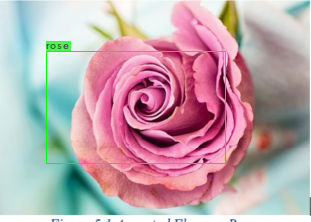
#> input picture Machine Learning/yolo_training/predictions.jpg, 311 x 222 px
$ python slic.py --image ../yolo_training/predictions.jpg   (Python 2 division)
#> lines starting #> are read from the running program, lines starting #| are printed output that depends on the picture
# import the necessary packages
from skimage.segmentation import slic
from skimage.segmentation import mark_boundaries
from skimage.util import img_as_float
from skimage import io
import matplotlib.pyplot as plt
import argparse
import cv2
import numpy as np
import os

# construct the argument parser and parse the arguments
ap = argparse.ArgumentParser()
ap.add_argument("-i", "--image", required = True, help = "Path to the image")
args = vars(ap.parse_args())
#print type(args['image'])
u=args['image']
aaa=u.split('.')
#print type(aaa[0][0])

# load the image and convert it to a floating point data type
image = img_as_float(io.imread(args["image"]))

# loop over the number of segments
#for numSegments in (100, 200, 200):
	# apply SLIC and extract (approximately) the supplied number
	# of segments
image =  cv2.resize(image,(200,200))
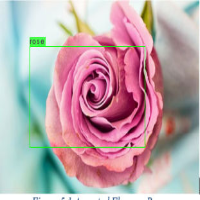
#> image: shape (200, 200, 3) float64; mean R, G, B 0.744, 0.651, 0.674
segments = slic(image, 100, sigma = 4)
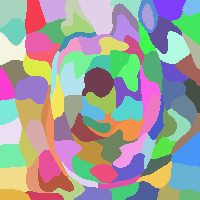
#> segments: shape (200, 200) int64; 97 distinct labels, from 1 to 97; one colour per label, 0 black
aaaaa=[0]*100				# number of pixels in each superpixel

for ii in segments:
	#print type(ii)
	for i in ii:
#		print type(i)
		aaaaa[i]=aaaaa[i]+1
#> after the loop, aaaaa = 100 values, max 857 at index 5, min 0 at index 0, mean 400
a = np.asarray(segments)
#print aaaaa
sumi=0
for i in aaaaa:
	sumi=sumi+i
#> this loop made 100 passes
#> (i, sumi) on passes 2 to 13: (570, 570), (530, 1100), (488, 1588), (378, 1966), (857, 2823), (274, 3097), (276, 3373), (504, 3877), (234, 4111), (372, 4483), (227, 4710), (371, 5081)
#> sumi on pass 1: 0
#> after the loop, sumi = 40000

average=sumi/len(aaaaa)
#> average = 400
#print sumi
#print average

i=0
jj=[]
while i < 100:
	yy=[]
	if aaaaa[i] < average:
		yy.append(1)
		yy.append(0)
	else :
		yy.append(0)
		yy.append(1)
	jj.append(yy)
	i=i+1
#> after the loop, i = 100; jj = 100 pairs, first value 0 to 1, second value 0 to 1
#print jj
hh=np.matrix(jj)
#> hh = 100 pairs, first value 0 to 1, second value 0 to 1
#print hh
''' hhh.csv  has the size of each superpixel'''
np.savetxt("hhh.csv",hh, delimiter=",")
#print aaaaa
os.rename("hhh.csv", "../new/size_"+aaa[0]+".csv")#for ii in segments:
#	print (ii)
a = np.asarray(segments)
print a
#> (printed output is left out)
'''image.csv has superpixel belonging of each pixel '''
np.savetxt("image.csv", a, delimiter=",")

os.rename("image.csv", "../csv/"+aaa[0]+".csv")
	# show the output of SLIC
fig = plt.figure("Superpixels -- %d segments" % (100))


''' detect edge '''


corner=[0]*100              #5) point

i=199
j=0
while(j<200):
	corner[a[j][i]]=1
	j=j+1

i=199
j=0
while(j<200):
	corner[a[i][j]]=1
	j=j+1

i=0
j=0
while(j<200):
	corner[a[j][i]]=1
	j=j+1
i=0
j=0
while(j<200):
	corner[a[i][j]]=1
	j=j+1

#print corner

edge=np.matrix(corner)
#print edge
#print edge.shape

''' he.csv shows whether the pixel is at the edge or middle of the superpixel'''
np.savetxt("he.csv",edge, delimiter=",")
os.rename("he.csv", "../edge/edge_"+aaa[0]+".csv")#for ii in segments:


ax = fig.add_subplot(1, 1, 1)
ax.imshow(mark_boundaries(image, segments))
#plt.axis("on")

# show the plots
#plt.show()
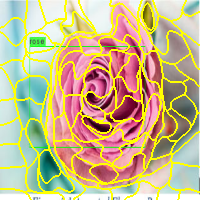
#> shown: shape (200, 200, 3) float64; mean R, G, B 0.792, 0.722, 0.544
